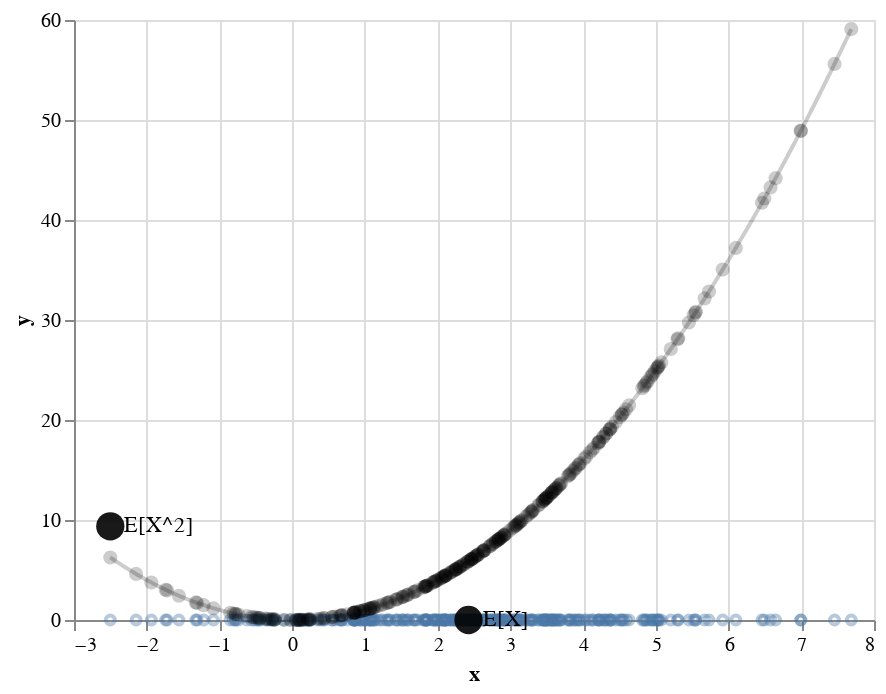

Notebook code for this chart:
### Markdown cell above
Each black dot represents the value of some blue $x$, squared. Because each $x$ has equal probability mass (i.e. $\frac{1}{|S|}$) if we simple average the y-coordinates of the black dots, we get the expected value of $X^2$. That is, we get $\mathbb{E}[X^2]$

### Code cell
expectedx2 = np.mean([i ** 2 for i in s])


def make_altair_object_labels(X, Y, L):
        bi = []
        for x, y, l in zip(X,Y,L):
            bi.append({"x":x, "y":y, "label": l})
        return alt.Data({"values" : bi})

dt = make_altair_object_labels(X=[min(s)], Y=[expectedx2], L=["E[X^2]"])
                                
c5 = alt.Chart(dt).mark_point(opacity=expectation_opacity, size=expectation_size, color="black", filled=True).encode(
    x='x:Q',  # specify ordinal data
    y='y:Q',  # specify quantitative data
)

dt = make_altair_object_labels(X=[np.mean(s)], Y=[0], L=["E[X]"])
                                
c6 = alt.Chart(dt).mark_point(opacity=expectation_opacity, size=expectation_size, color="black", filled=True).encode(
    x='x:Q',  # specify ordinal data
    y='y:Q',  # specify quantitative data
)

text = c5.mark_text(
    align='left',
    baseline='middle',
    dx=7
).encode(
    text='label:N'
)


text2 = c6.mark_text(
    align='left',
    baseline='middle',
    dx=7
).encode(
    text='label:N'
)

x2 + c2  + c4 + c5 + text + c6 + text2

### Figure 1 — Vega-Lite specification as saved in the notebook (floating-point values rounded to 4 significant figures; data arrays with more than 128 entries replaced by an {"elided": "..."} marker saying what was removed)
{"$schema": "https://vega.github.io/schema/vega-lite/v2.6.0.json", "config": {"view": {"height": 300, "width": 400}}, "layer": [{"data": {"values": {"elided": "1000 records"}}, "encoding": {"x": {"field": "x", "type": "quantitative"}, "y": {"field": "y", "type": "quantitative"}}, "mark": {"color": "black", "opacity": 0.2, "type": "line"}}, {"data": {"values": {"elided": "300 records"}}, "encoding": {"x": {"field": "x", "type": "quantitative"}, "y": {"field": "y", "type": "quantitative"}}, "mark": {"opacity": 0.4, "size": 20, "type": "point"}}, {"data": {"values": {"elided": "300 records"}}, "encoding": {"x": {"field": "x", "type": "quantitative"}, "y": {"field": "y", "type": "quantitative"}}, "mark": {"color": "black", "filled": true, "opacity": 0.2, "size": 50, "type": "point"}}, {"data": {"values": [{"label": "E[X^2]", "x": -2.501, "y": 9.364}]}, "encoding": {"x": {"field": "x", "type": "quantitative"}, "y": {"field": "y", "type": "quantitative"}}, "mark": {"color": "black", "filled": true, "opacity": 0.9, "size": 200, "type": "point"}}, {"data": {"values": [{"label": "E[X^2]", "x": -2.501, "y": 9.364}]}, "encoding": {"text": {"field": "label", "type": "nominal"}, "x": {"field": "x", "type": "quantitative"}, "y": {"field": "y", "type": "quantitative"}}, "mark": {"align": "left", "baseline": "middle", "dx": 7, "type": "text"}}, {"data": {"values": [{"label": "E[X]", "x": 2.424, "y": 0}]}, "encoding": {"x": {"field": "x", "type": "quantitative"}, "y": {"field": "y", "type": "quantitative"}}, "mark": {"color": "black", "filled": true, "opacity": 0.9, "size": 200, "type": "point"}}, {"data": {"values": [{"label": "E[X]", "x": 2.424, "y": 0}]}, "encoding": {"text": {"field": "label", "type": "nominal"}, "x": {"field": "x", "type": "quantitative"}, "y": {"field": "y", "type": "quantitative"}}, "mark": {"align": "left", "baseline": "middle", "dx": 7, "type": "text"}}]}
